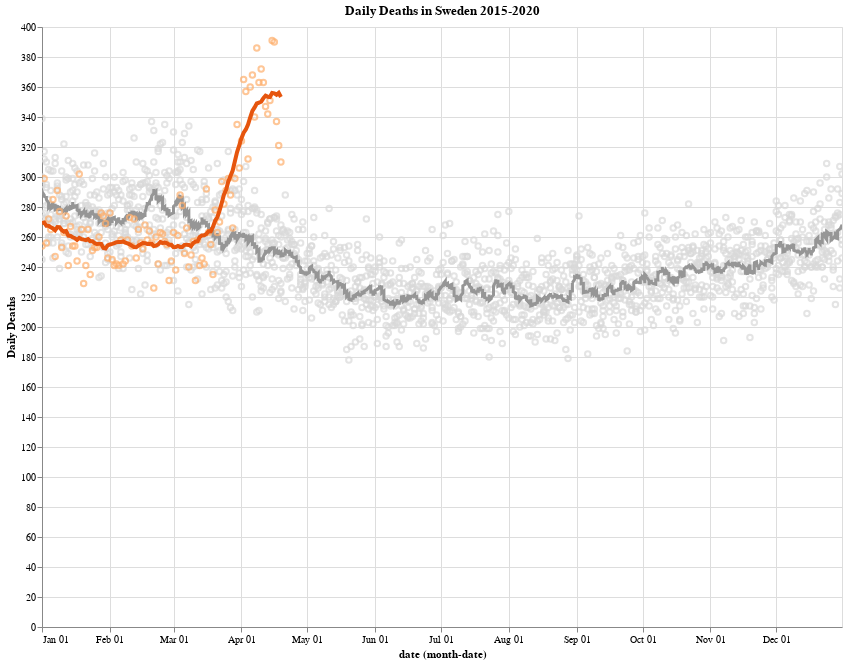

The notebook cell saved with this chart:
### Code cell
df_history = source[source['date'] < '2020-01-01']
df_current = source['2020-01-01' <= source['date']]
df_current = df_current[df_current['date'] < '2020-04-20']

history = alt.Chart(
    df_history,
    height=600,
    width=800,
    title="Daily Deaths in Sweden 2015-2020"
).mark_point(
    color='#d9d9d9'
).encode(
    x='monthdate(date)',
    y=alt.Y('deaths', title="Daily Deaths"),
)

mean = alt.Chart(df_history).mark_line(
    color='#969696',
    size=3
).transform_window(
    rolling_mean='mean(deaths)',
    frame=[-10, 10]
).encode(
    x='monthdate(date)',
    y=alt.Y('rolling_mean:Q'),
)

current = alt.Chart(df_current).mark_point(
    color='#fdae6b',
).encode(
    x='monthdate(date)',
    y='deaths',
)

current_mean = alt.Chart(df_current).mark_line(
    color='#e6550d',
    size=4
).transform_window(
    rolling_mean='mean(deaths)',
    frame=[-10, 10]
).encode(
    x='monthdate(date)',
    y=alt.Y('rolling_mean:Q'),
    tooltip=['deaths', 'rolling_mean:Q']
)

history + mean + current + current_mean.interactive()

### Figure 1 — Vega-Lite specification as saved in the notebook (floating-point values rounded to 4 significant figures; data arrays with more than 128 entries replaced by an {"elided": "..."} marker saying what was removed)
{"config": {"view": {"continuousWidth": 400, "continuousHeight": 300}}, "layer": [{"mark": {"type": "point", "color": "#d9d9d9"}, "encoding": {"x": {"type": "temporal", "field": "date", "timeUnit": "monthdate"}, "y": {"type": "quantitative", "field": "deaths", "title": "Daily Deaths"}}, "height": 600, "title": "Daily Deaths in Sweden 2015-2020", "width": 800}, {"mark": {"type": "line", "color": "#969696", "size": 3}, "encoding": {"x": {"type": "temporal", "field": "date", "timeUnit": "monthdate"}, "y": {"type": "quantitative", "field": "rolling_mean"}}, "transform": [{"window": [{"op": "mean", "field": "deaths", "as": "rolling_mean"}], "frame": [-10, 10]}]}, {"data": {"name": "data-f135a2a2968683971dcb3dd247ab65d4"}, "mark": {"type": "point", "color": "#fdae6b"}, "encoding": {"x": {"type": "temporal", "field": "date", "timeUnit": "monthdate"}, "y": {"type": "quantitative", "field": "deaths"}}}, {"data": {"name": "data-f135a2a2968683971dcb3dd247ab65d4"}, "mark": {"type": "line", "color": "#e6550d", "size": 4}, "encoding": {"tooltip": [{"type": "quantitative", "field": "deaths"}, {"type": "quantitative", "field": "rolling_mean"}], "x": {"type": "temporal", "field": "date", "timeUnit": "monthdate"}, "y": {"type": "quantitative", "field": "rolling_mean"}}, "selection": {"selector001": {"type": "interval", "bind": "scales", "encodings": ["x", "y"]}}, "transform": [{"window": [{"op": "mean", "field": "deaths", "as": "rolling_mean"}], "frame": [-10, 10]}]}], "data": {"name": "data-ce53ec1c2a0611ddc4eba136a663b649"}, "$schema": "https://vega.github.io/schema/vega-lite/v4.8.1.json", "datasets": {"data-ce53ec1c2a0611ddc4eba136a663b649": {"elided": "1826 records"}, "data-f135a2a2968683971dcb3dd247ab65d4": [{"DayMonth": "1 januari", "Year": 2020, "deaths": 254, "date": "2020-01-01T00:00:00"}, {"DayMonth": "2 januari", "Year": 2020, "deaths": 299, "date": "2020-01-02T00:00:00"}, {"DayMonth": "3 januari", "Year": 2020, "deaths": 256, "date": "2020-01-03T00:00:00"}, {"DayMonth": "4 januari", "Year": 2020, "deaths": 272, "date": "2020-01-04T00:00:00"}, {"DayMonth": "5 januari", "Year": 2020, "deaths": 265, "date": "2020-01-05T00:00:00"}, {"DayMonth": "6 januari", "Year": 2020, "deaths": 285, "date": "2020-01-06T00:00:00"}, {"DayMonth": "7 januari", "Year": 2020, "deaths": 247, "date": "2020-01-07T00:00:00"}, {"DayMonth": "8 januari", "Year": 2020, "deaths": 291, "date": "2020-01-08T00:00:00"}, {"DayMonth": "9 januari", "Year": 2020, "deaths": 277, "date": "2020-01-09T00:00:00"}, {"DayMonth": "10 januari", "Year": 2020, "deaths": 253, "date": "2020-01-10T00:00:00"}, {"DayMonth": "11 januari", "Year": 2020, "deaths": 263, "date": "2020-01-11T00:00:00"}, {"DayMonth": "12 januari", "Year": 2020, "deaths": 274, "date": "2020-01-12T00:00:00"}, {"DayMonth": "13 januari", "Year": 2020, "deaths": 241, "date": "2020-01-13T00:00:00"}, {"DayMonth": "14 januari", "Year": 2020, "deaths": 267, "date": "2020-01-14T00:00:00"}, {"DayMonth": "15 januari", "Year": 2020, "deaths": 254, "date": "2020-01-15T00:00:00"}, {"DayMonth": "16 januari", "Year": 2020, "deaths": 254, "date": "2020-01-16T00:00:00"}, {"DayMonth": "17 januari", "Year": 2020, "deaths": 244, "date": "2020-01-17T00:00:00"}, {"DayMonth": "18 januari", "Year": 2020, "deaths": 302, "date": "2020-01-18T00:00:00"}, {"DayMonth": "19 januari", "Year": 2020, "deaths": 265, "date": "2020-01-19T00:00:00"}, {"DayMonth": "20 januari", "Year": 2020, "deaths": 229, "date": "2020-01-20T00:00:00"}, {"DayMonth": "21 januari", "Year": 2020, "deaths": 241, "date": "2020-01-21T00:00:00"}, {"DayMonth": "22 januari", "Year": 2020, "deaths": 265, "date": "2020-01-22T00:00:00"}, {"DayMonth": "23 januari", "Year": 2020, "deaths": 235, "date": "2020-01-23T00:00:00"}, {"DayMonth": "24 januari", "Year": 2020, "deaths": 251, "date": "2020-01-24T00:00:00"}, {"DayMonth": "25 januari", "Year": 2020, "deaths": 253, "date": "2020-01-25T00:00:00"}, {"DayMonth": "26 januari", "Year": 2020, "deaths": 253, "date": "2020-01-26T00:00:00"}, {"DayMonth": "27 januari", "Year": 2020, "deaths": 260, "date": "2020-01-27T00:00:00"}, {"DayMonth": "28 januari", "Year": 2020, "deaths": 276, "date": "2020-01-28T00:00:00"}, {"DayMonth": "29 januari", "Year": 2020, "deaths": 274, "date": "2020-01-29T00:00:00"}, {"DayMonth": "30 januari", "Year": 2020, "deaths": 269, "date": "2020-01-30T00:00:00"}, {"DayMonth": "31 januari", "Year": 2020, "deaths": 246, "date": "2020-01-31T00:00:00"}, {"DayMonth": "1 februari", "Year": 2020, "deaths": 276, "date": "2020-02-01T00:00:00"}, {"DayMonth": "2 februari", "Year": 2020, "deaths": 245, "date": "2020-02-02T00:00:00"}, {"DayMonth": "3 februari", "Year": 2020, "deaths": 241, "date": "2020-02-03T00:00:00"}, {"DayMonth": "4 februari", "Year": 2020, "deaths": 242, "date": "2020-02-04T00:00:00"}, {"DayMonth": "5 februari", "Year": 2020, "deaths": 241, "date": "2020-02-05T00:00:00"}, {"DayMonth": "6 februari", "Year": 2020, "deaths": 258, "date": "2020-02-06T00:00:00"}, {"DayMonth": "7 februari", "Year": 2020, "deaths": 242, "date": "2020-02-07T00:00:00"}, {"DayMonth": "8 februari", "Year": 2020, "deaths": 244, "date": "2020-02-08T00:00:00"}, {"DayMonth": "9 februari", "Year": 2020, "deaths": 258, "date": "2020-02-09T00:00:00"}, {"DayMonth": "10 februari", "Year": 2020, "deaths": 273, "date": "2020-02-10T00:00:00"}, {"DayMonth": "11 februari", "Year": 2020, "deaths": 254, "date": "2020-02-11T00:00:00"}, {"DayMonth": "12 februari", "Year": 2020, "deaths": 272, "date": "2020-02-12T00:00:00"}, {"DayMonth": "13 februari", "Year": 2020, "deaths": 246, "date": "2020-02-13T00:00:00"}, {"DayMonth": "14 februari", "Year": 2020, "deaths": 265, "date": "2020-02-14T00:00:00"}, {"DayMonth": "15 februari", "Year": 2020, "deaths": 256, "date": "2020-02-15T00:00:00"}, {"DayMonth": "16 februari", "Year": 2020, "deaths": 252, "date": "2020-02-16T00:00:00"}, {"DayMonth": "17 februari", "Year": 2020, "deaths": 268, "date": "2020-02-17T00:00:00"}, {"DayMonth": "18 februari", "Year": 2020, "deaths": 258, "date": "2020-02-18T00:00:00"}, {"DayMonth": "19 februari", "Year": 2020, "deaths": 264, "date": "2020-02-19T00:00:00"}, {"DayMonth": "20 februari", "Year": 2020, "deaths": 256, "date": "2020-02-20T00:00:00"}, {"DayMonth": "21 februari", "Year": 2020, "deaths": 226, "date": "2020-02-21T00:00:00"}, {"DayMonth": "22 februari", "Year": 2020, "deaths": 260, "date": "2020-02-22T00:00:00"}, {"DayMonth": "23 februari", "Year": 2020, "deaths": 242, "date": "2020-02-23T00:00:00"}, {"DayMonth": "24 februari", "Year": 2020, "deaths": 263, "date": "2020-02-24T00:00:00"}, {"DayMonth": "25 februari", "Year": 2020, "deaths": 262, "date": "2020-02-25T00:00:00"}, {"DayMonth": "26 februari", "Year": 2020, "deaths": 257, "date": "2020-02-26T00:00:00"}, {"DayMonth": "27 februari", "Year": 2020, "deaths": 255, "date": "2020-02-27T00:00:00"}, {"DayMonth": "28 februari", "Year": 2020, "deaths": 231, "date": "2020-02-28T00:00:00"}, {"DayMonth": "29 februari", "Year": 2020, "deaths": 244, "date": "2020-02-29T00:00:00"}, {"DayMonth": "1 mars", "Year": 2020, "deaths": 263, "date": "2020-03-01T00:00:00"}, {"DayMonth": "2 mars", "Year": 2020, "deaths": 238, "date": "2020-03-02T00:00:00"}, {"DayMonth": "3 mars", "Year": 2020, "deaths": 261, "date": "2020-03-03T00:00:00"}, {"DayMonth": "4 mars", "Year": 2020, "deaths": 288, "date": "2020-03-04T00:00:00"}, {"DayMonth": "5 mars", "Year": 2020, "deaths": 281, "date": "2020-03-05T00:00:00"}, {"DayMonth": "6 mars", "Year": 2020, "deaths": 249, "date": "2020-03-06T00:00:00"}, {"DayMonth": "7 mars", "Year": 2020, "deaths": 266, "date": "2020-03-07T00:00:00"}, {"DayMonth": "8 mars", "Year": 2020, "deaths": 240, "date": "2020-03-08T00:00:00"}, {"DayMonth": "9 mars", "Year": 2020, "deaths": 248, "date": "2020-03-09T00:00:00"}, {"DayMonth": "10 mars", "Year": 2020, "deaths": 257, "date": "2020-03-10T00:00:00"}, {"DayMonth": "11 mars", "Year": 2020, "deaths": 231, "date": "2020-03-11T00:00:00"}, {"DayMonth": "12 mars", "Year": 2020, "deaths": 258, "date": "2020-03-12T00:00:00"}, {"DayMonth": "13 mars", "Year": 2020, "deaths": 241, "date": "2020-03-13T00:00:00"}, {"DayMonth": "14 mars", "Year": 2020, "deaths": 246, "date": "2020-03-14T00:00:00"}, {"DayMonth": "15 mars", "Year": 2020, "deaths": 242, "date": "2020-03-15T00:00:00"}, {"DayMonth": "16 mars", "Year": 2020, "deaths": 292, "date": "2020-03-16T00:00:00"}, {"DayMonth": "17 mars", "Year": 2020, "deaths": 263, "date": "2020-03-17T00:00:00"}, {"DayMonth": "18 mars", "Year": 2020, "deaths": 255, "date": "2020-03-18T00:00:00"}, {"DayMonth": "19 mars", "Year": 2020, "deaths": 235, "date": "2020-03-19T00:00:00"}, {"DayMonth": "20 mars", "Year": 2020, "deaths": 278, "date": "2020-03-20T00:00:00"}, {"DayMonth": "21 mars", "Year": 2020, "deaths": 263, "date": "2020-03-21T00:00:00"}, {"DayMonth": "22 mars", "Year": 2020, "deaths": 270, "date": "2020-03-22T00:00:00"}, {"DayMonth": "23 mars", "Year": 2020, "deaths": 297, "date": "2020-03-23T00:00:00"}, {"DayMonth": "24 mars", "Year": 2020, "deaths": 282, "date": "2020-03-24T00:00:00"}, {"DayMonth": "25 mars", "Year": 2020, "deaths": 291, "date": "2020-03-25T00:00:00"}, {"DayMonth": "26 mars", "Year": 2020, "deaths": 299, "date": "2020-03-26T00:00:00"}, {"DayMonth": "27 mars", "Year": 2020, "deaths": 288, "date": "2020-03-27T00:00:00"}, {"DayMonth": "28 mars", "Year": 2020, "deaths": 266, "date": "2020-03-28T00:00:00"}, {"DayMonth": "29 mars", "Year": 2020, "deaths": 299, "date": "2020-03-29T00:00:00"}, {"DayMonth": "30 mars", "Year": 2020, "deaths": 335, "date": "2020-03-30T00:00:00"}, {"DayMonth": "31 mars", "Year": 2020, "deaths": 306, "date": "2020-03-31T00:00:00"}, {"DayMonth": "1 april", "Year": 2020, "deaths": 324, "date": "2020-04-01T00:00:00"}, {"DayMonth": "2 april", "Year": 2020, "deaths": 365, "date": "2020-04-02T00:00:00"}, {"DayMonth": "3 april", "Year": 2020, "deaths": 357, "date": "2020-04-03T00:00:00"}, {"DayMonth": "4 april", "Year": 2020, "deaths": 312, "date": "2020-04-04T00:00:00"}, {"DayMonth": "5 april", "Year": 2020, "deaths": 360, "date": "2020-04-05T00:00:00"}, {"DayMonth": "6 april", "Year": 2020, "deaths": 368, "date": "2020-04-06T00:00:00"}, {"DayMonth": "7 april", "Year": 2020, "deaths": 340, "date": "2020-04-07T00:00:00"}, {"DayMonth": "8 april", "Year": 2020, "deaths": 386, "date": "2020-04-08T00:00:00"}, {"DayMonth": "9 april", "Year": 2020, "deaths": 363, "date": "2020-04-09T00:00:00"}, {"DayMonth": "10 april", "Year": 2020, "deaths": 372, "date": "2020-04-10T00:00:00"}, {"DayMonth": "11 april", "Year": 2020, "deaths": 363, "date": "2020-04-11T00:00:00"}, {"DayMonth": "12 april", "Year": 2020, "deaths": 347, "date": "2020-04-12T00:00:00"}, {"DayMonth": "13 april", "Year": 2020, "deaths": 342, "date": "2020-04-13T00:00:00"}, {"DayMonth": "14 april", "Year": 2020, "deaths": 351, "date": "2020-04-14T00:00:00"}, {"DayMonth": "15 april", "Year": 2020, "deaths": 391, "date": "2020-04-15T00:00:00"}, {"DayMonth": "16 april", "Year": 2020, "deaths": 390, "date": "2020-04-16T00:00:00"}, {"DayMonth": "17 april", "Year": 2020, "deaths": 337, "date": "2020-04-17T00:00:00"}, {"DayMonth": "18 april", "Year": 2020, "deaths": 321, "date": "2020-04-18T00:00:00"}, {"DayMonth": "19 april", "Year": 2020, "deaths": 310, "date": "2020-04-19T00:00:00"}]}}
